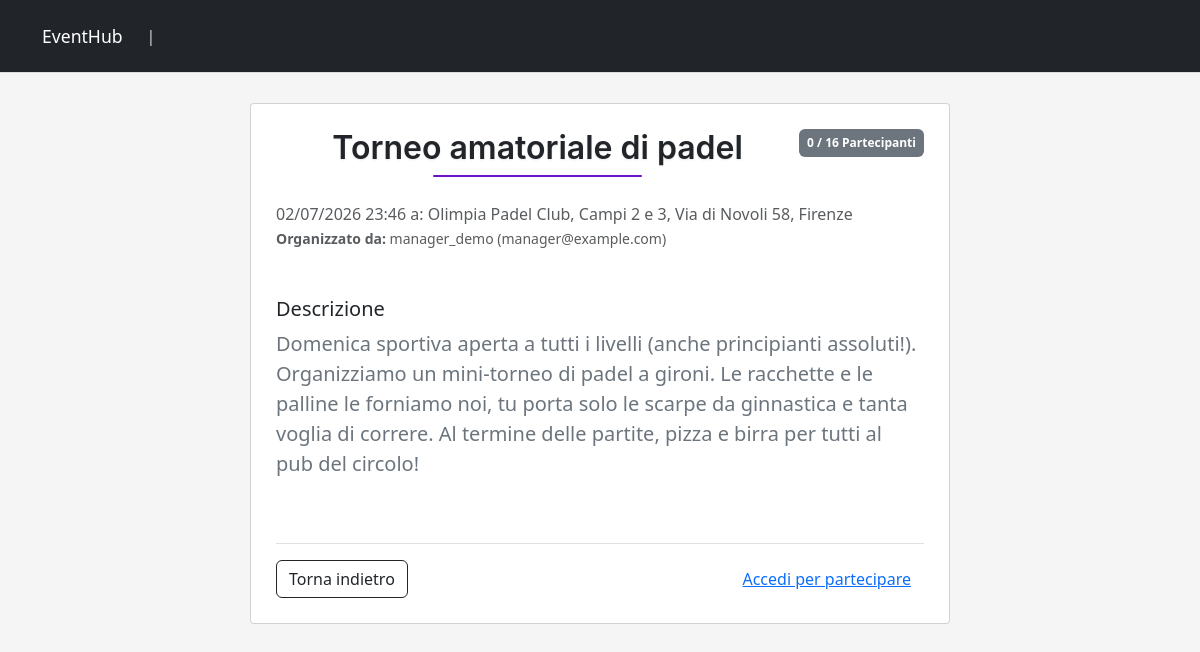
The page /events/5/ on the database its author committed.
### eventhub/services/models.py (models this page shows, shortened)
class Event(models.Model):
    title = models.CharField(max_length=50)
    description = models.TextField()
    date = models.DateTimeField()
    location = models.CharField(max_length=100)
    max_capacity = models.PositiveIntegerField(null=True, blank=True)
    organizer = models.ForeignKey(
        settings.AUTH_USER_MODEL,
        on_delete=models.CASCADE,
        related_name='organized_events',
        limit_choices_to={'user_type': 'organizer'}
    )

### eventhub/users/models.py (models this page shows)
class CustomUser(AbstractUser):
    USER_TYPES = [
        ("attendee", "Partecipante"),
        ("organizer", "Organizzatore"),
        ("admin", "Amministratore"),
    ]
    user_type = models.CharField(
        max_length=10,
        choices=USER_TYPES,
        default="attendee",
        verbose_name="Tipo utente",
        help_text="Seleziona il tipo di utente: Partecipante o organizzatore.",
    )
    email = models.EmailField(unique=True)

### eventhub/services/views.py (the view)
# urls.py: path('events/<int:pk>/', EventDetailView.as_view(), name='event_detail'),
class EventDetailView(DetailView):
    model = Event
    template_name = 'services/event_detail.html'
    context_object_name = 'event'
    def get_context_data(self, **kwargs):
        context = super().get_context_data(**kwargs)
        user = self.request.user
        if user.is_authenticated and user.user_type in ['attendee', 'organizer']:
            context['is_registered'] = Registration.objects.filter(event=self.object, user=user).exists()
        else:
            context['is_registered'] = False
        return context

### eventhub/services/templates/services/event_detail.html
{% extends "services/base.html" %}
{% block content %}
<div class="card card-center" style="max-width: 700px;">
    <div class="d-flex justify-content-between align-items-start mb-3">
        <h2 class="page-title">{{ event.title }}</h2>
        <span class="badge bg-secondary p-2">
            {% if event.max_capacity %}
            {{ event.registrations.count }} / {{ event.max_capacity }} Partecipanti
            {% else %}
            {{ event.registrations.count }} Partecipanti (Illimitati)
            {% endif %}
        </span>
    </div>
    <h6 class="text-muted mb-1">
        {{ event.date|date:"d/m/Y H:i" }} a: {{ event.location }}
    </h6>
    <p class="text-muted small mb-4">
        <strong>Organizzato da:</strong> {{ event.organizer.username }} ({{ event.organizer.email }})
    </p>
    <div class="my-4">
        <h5>Descrizione</h5>
        <p class="text-secondary fs-5" style="white-space: pre-line;">{{ event.description }}</p>
    </div>
    <div class="d-flex justify-content-between align-items-center mt-4 pt-3 border-top">
        {% if request.GET.src == 'my_registrations' %}
        <a href="{% url 'my_registrations' %}" class="btn btn-outline-dark">Torna indietro</a>
        {% else %}
        <a href="{% url 'view_events' %}" class="btn btn-outline-dark">Torna indietro</a>
        {% endif %}
        {% if request.user.is_authenticated %}
        {% if event.organizer != request.user and request.user.user_type != 'admin' %}
        {% if not is_registered %}
        {% if event.max_capacity and event.registrations.count >= event.max_capacity %}
        <button class="btn btn-secondary" disabled>Posti esauriti</button>
        {% else %}
        <form method="post" action="{% url 'register_event' event.id %}" class="m-0">
            {% csrf_token %}
            <input type="hidden" name="next" value="{{ request.path }}">
            <button type="submit" class="btn btn-dark">Registrati</button>
        </form>
        {% endif %}
        {% else %}
        <form method="post" action="{% url 'unregister_event' event.id %}" class="m-0">
            {% csrf_token %}
            <input type="hidden" name="next" value="{{ request.path }}">
            <button type="submit" class="btn btn-outline-danger">Disiscriviti</button>
        </form>
        {% endif %}
        {% elif request.user.user_type == 'admin' %}
        <div class="d-flex gap-2">
            <a href="{% url 'event_attendees' event.id %}" class="btn btn-outline-dark">Lista iscritti</a>
            <form method="post" action="{% url 'delete_event' event.id %}"
                onsubmit="return confirm('Sei sicuro di voler eliminare questo evento?');" class="m-0">
                {% csrf_token %}
                <button type="submit" class="btn btn-outline-danger">ELIMINA EVENTO</button>
            </form>
        </div>
        {% endif %}
        {% if request.user.user_type == 'organizer' and event.organizer == request.user %}
        <div class="d-flex gap-2">
            <a href="{% url 'edit_event' event.id %}" class="btn btn-dark">Modifica</a>
            <a href="{% url 'event_attendees' event.id %}" class="btn btn-outline-dark">Lista iscritti</a>
            <form method="post" action="{% url 'delete_event' event.id %}"
                onsubmit="return confirm('Sei sicuro di voler eliminare questo evento?');" class="m-0">
                {% csrf_token %}
                <button type="submit" class="btn btn-outline-danger">Elimina</button>
            </form>
        </div>
        {% endif %}
        {% else %}
        <a href="{% url 'login' %}?next={{ request.path }}" class="btn btn-link">Accedi per partecipare</a>
        {% endif %}
    </div>
</div>
{% endblock %}

### eventhub/services/static/services/css/custom.css (style rules this page uses)
body { background-color: #f5f5f5; color: #333333; }
.card { margin-bottom: 20px; border-radius: 4px; }
.card-center { max-width: 600px; margin: 30px auto; padding: 25px; }
.page-title { font-family: 'Inter', sans-serif; font-size: 2rem; font-weight: 600; text-align: center; margin-bottom: 0.75rem; position: relative; color: #212529; width: 100%; display: block; }
.page-title::after { content: ""; display: block; width: 40%; height: 2px; margin: 0.5rem auto 0; background: #6a11cb; border-radius: 1px; }
.page-title { text-shadow: 0 1px 2px rgba(0, 0, 0, 0.1); }

### rows shown on the page
Event: title "Torneo amatoriale di padel", registrations.count "0", max_capacity "16", date "02/07/2026 23:46", location "Olimpia Padel Club, Campi 2 e 3, Via di Novoli 58, Firenze", organizer.username "manager_demo", organizer.email "manager@example.com", description "Domenica sportiva aperta a tutti i livelli (anche principianti assoluti!). Organizziamo un mini-torneo di padel a gironi. Le racchette e le palline le forniamo noi, tu porta solo le scarpe da ginnastica e tanta voglia di correre. Al termine delle partite, pizza e birra per tutti al pub del circolo!"
